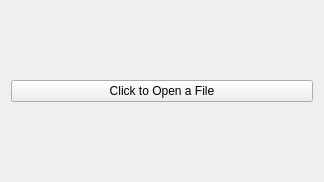
<?xml version="1.0" encoding="UTF-8"?>
<ui version="4.0">
 <class>MainWindow</class>
 <widget class="QMainWindow" name="MainWindow">
  <property name="geometry">
   <rect>
    <x>0</x>
    <y>0</y>
    <width>324</width>
    <height>182</height>
   </rect>
  </property>
  <property name="windowTitle">
   <string>MainWindow</string>
  </property>
  <widget class="QWidget" name="centralWidget">
   <layout class="QGridLayout" name="gridLayout">
    <item row="0" column="0">
     <widget class="QPushButton" name="openBtn">
      <property name="text">
       <string>Click to Open a File</string>
      </property>
     </widget>
    </item>
   </layout>
  </widget>
 </widget>
 <layoutdefault spacing="6" margin="11"/>
 <resources/>
 <connections/>
</ui>
